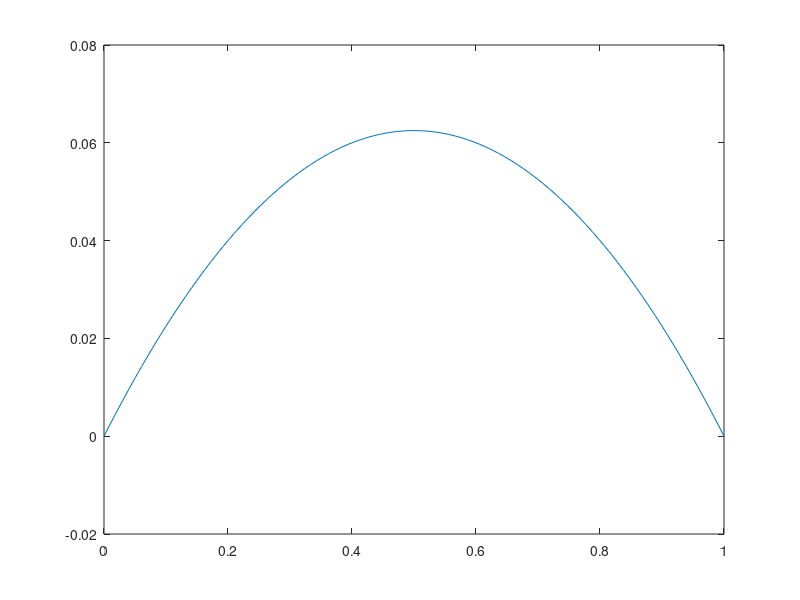

MATLAB code for this plot:
a = 0; 
b = 1;
L = b-a;
nnodes = 100;
nels   = nnodes - 1;
h      = L / nels;
nodes  = [0:h:L];
elements = [1:nnodes-1; 2:nnodes];

%% Initialize the coefficients matrix
A = zeros (nnodes);

%% loop over the intervals to assemble the coefficient matrix:
for iel=1:nels

  %% build local matrix
  mloc = zeros (2);
  
  %% loop over the rows of the local matrix
  for inode =1:2
    
    %% compute gradient of the inode-th test function
    igrad = (-1)^inode / h;

    %% loop over the columns of the local matrix
    for jnode =1:2
      
      %% compute gradient of the jnode-th shape function
      jgrad = (-1)^jnode/h;
      
      %% integrate igrad*jgrad over the element iel and store at mloc (inode, jnode)            
      mloc(inode,jnode) = igrad * jgrad * h;
      
    end 
  end 
  
  %% Assembly:
  for inode =1:2
    for jnode =1:2
      A(elements(inode,iel), elements(jnode,iel)) = ...
      A(elements(inode,iel), elements(jnode,iel)) + ...
      mloc(inode,jnode);
    end
  end
end


%% Initialize the rhs vector
f = zeros (nnodes, 1);

%% loop over the elements to assemble the rhs
for iel = 1:nels

  %% build local vector
  vloc = zeros (2, 1);

  %% loop over the rows of local vector
  for inode =1:2
    
    %% compute the integral of the forcing term
    %% times the inode-th test function integrated
    %% on the interval iel 
    vloc(inode) = h/2;
    
  end 

  %% Assembly:
  for inode = 1:2
    f(elements(inode, iel)) = ...
    vloc(inode);
  end
end
%% Impose boundary conditions via Iron's trick
f(1)   = 0;
f(end) = 0;

A(1, 1) = 1;
A(1, 2:end) = 0;

A(end, end) = 1;
A(end, 1:end-1) = 0;

%% Solve linear system
uh = A \ f;

%% plot solution
plot (nodes, uh)
